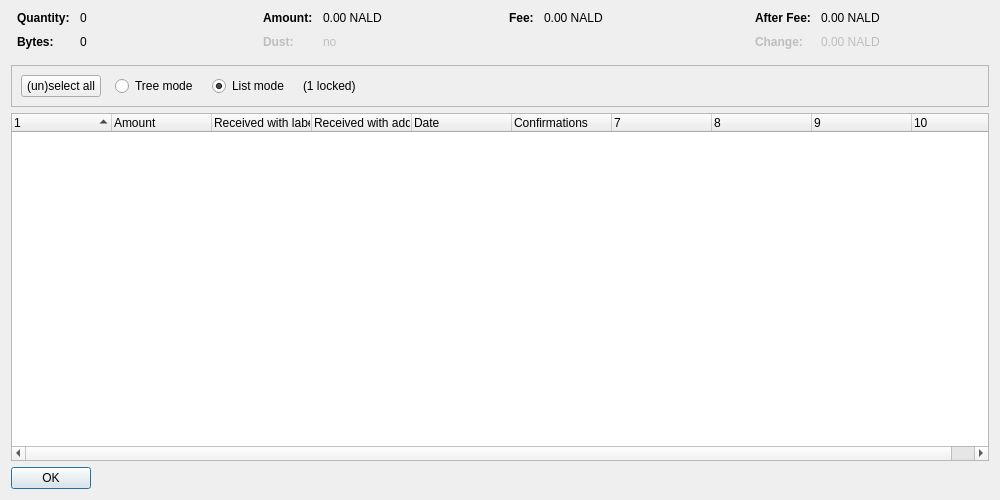
<?xml version="1.0" encoding="UTF-8"?>
<ui version="4.0">
 <class>CoinControlDialog</class>
 <widget class="QDialog" name="CoinControlDialog">
  <property name="geometry">
   <rect>
    <x>0</x>
    <y>0</y>
    <width>1000</width>
    <height>500</height>
   </rect>
  </property>
  <property name="windowTitle">
   <string>Coin Selection</string>
  </property>
  <layout class="QVBoxLayout" name="verticalLayout">
   <item>
    <layout class="QHBoxLayout" name="horizontalLayoutTop" stretch="0,0,0,0">
     <property name="topMargin">
      <number>0</number>
     </property>
     <property name="bottomMargin">
      <number>10</number>
     </property>
     <item>
      <layout class="QFormLayout" name="formLayoutCoinControl1">
       <property name="horizontalSpacing">
        <number>10</number>
       </property>
       <property name="verticalSpacing">
        <number>10</number>
       </property>
       <property name="leftMargin">
        <number>6</number>
       </property>
       <property name="rightMargin">
        <number>6</number>
       </property>
       <item row="0" column="0">
        <widget class="QLabel" name="labelCoinControlQuantityText">
         <property name="font">
          <font>
           <weight>75</weight>
           <bold>true</bold>
          </font>
         </property>
         <property name="text">
          <string>Quantity:</string>
         </property>
        </widget>
       </item>
       <item row="0" column="1">
        <widget class="QLabel" name="labelCoinControlQuantity">
         <property name="cursor">
          <cursorShape>IBeamCursor</cursorShape>
         </property>
         <property name="contextMenuPolicy">
          <enum>Qt::ActionsContextMenu</enum>
         </property>
         <property name="text">
          <string notr="true">0</string>
         </property>
         <property name="textInteractionFlags">
          <set>Qt::LinksAccessibleByMouse|Qt::TextSelectableByKeyboard|Qt::TextSelectableByMouse</set>
         </property>
        </widget>
       </item>
       <item row="1" column="0">
        <widget class="QLabel" name="labelCoinControlBytesText">
         <property name="font">
          <font>
           <weight>75</weight>
           <bold>true</bold>
          </font>
         </property>
         <property name="text">
          <string>Bytes:</string>
         </property>
        </widget>
       </item>
       <item row="1" column="1">
        <widget class="QLabel" name="labelCoinControlBytes">
         <property name="cursor">
          <cursorShape>IBeamCursor</cursorShape>
         </property>
         <property name="contextMenuPolicy">
          <enum>Qt::ActionsContextMenu</enum>
         </property>
         <property name="text">
          <string notr="true">0</string>
         </property>
         <property name="textInteractionFlags">
          <set>Qt::LinksAccessibleByMouse|Qt::TextSelectableByKeyboard|Qt::TextSelectableByMouse</set>
         </property>
        </widget>
       </item>
      </layout>
     </item>
     <item>
      <layout class="QFormLayout" name="formLayoutCoinControl2">
       <property name="horizontalSpacing">
        <number>10</number>
       </property>
       <property name="verticalSpacing">
        <number>10</number>
       </property>
       <property name="leftMargin">
        <number>6</number>
       </property>
       <property name="rightMargin">
        <number>6</number>
       </property>
       <item row="0" column="0">
        <widget class="QLabel" name="labelCoinControlAmountText">
         <property name="font">
          <font>
           <weight>75</weight>
           <bold>true</bold>
          </font>
         </property>
         <property name="text">
          <string>Amount:</string>
         </property>
        </widget>
       </item>
       <item row="0" column="1">
        <widget class="QLabel" name="labelCoinControlAmount">
         <property name="cursor">
          <cursorShape>IBeamCursor</cursorShape>
         </property>
         <property name="contextMenuPolicy">
          <enum>Qt::ActionsContextMenu</enum>
         </property>
         <property name="text">
          <string notr="true">0.00 NALD</string>
         </property>
         <property name="textInteractionFlags">
          <set>Qt::LinksAccessibleByMouse|Qt::TextSelectableByKeyboard|Qt::TextSelectableByMouse</set>
         </property>
        </widget>
       </item>
       <item row="1" column="0">
        <widget class="QLabel" name="labelCoinControlLowOutputText">
         <property name="enabled">
          <bool>false</bool>
         </property>
         <property name="font">
          <font>
           <weight>75</weight>
           <bold>true</bold>
          </font>
         </property>
         <property name="text">
          <string>Dust:</string>
         </property>
        </widget>
       </item>
       <item row="1" column="1">
        <widget class="QLabel" name="labelCoinControlLowOutput">
         <property name="enabled">
          <bool>false</bool>
         </property>
         <property name="cursor">
          <cursorShape>IBeamCursor</cursorShape>
         </property>
         <property name="contextMenuPolicy">
          <enum>Qt::ActionsContextMenu</enum>
         </property>
         <property name="text">
          <string notr="true">no</string>
         </property>
         <property name="textInteractionFlags">
          <set>Qt::LinksAccessibleByMouse|Qt::TextSelectableByKeyboard|Qt::TextSelectableByMouse</set>
         </property>
        </widget>
       </item>
      </layout>
     </item>
     <item>
      <layout class="QFormLayout" name="formLayoutCoinControl3">
       <property name="horizontalSpacing">
        <number>10</number>
       </property>
       <property name="verticalSpacing">
        <number>10</number>
       </property>
       <property name="leftMargin">
        <number>6</number>
       </property>
       <property name="rightMargin">
        <number>6</number>
       </property>
       <item row="0" column="0">
        <widget class="QLabel" name="labelCoinControlFeeText">
         <property name="font">
          <font>
           <weight>75</weight>
           <bold>true</bold>
          </font>
         </property>
         <property name="text">
          <string>Fee:</string>
         </property>
        </widget>
       </item>
       <item row="0" column="1">
        <widget class="QLabel" name="labelCoinControlFee">
         <property name="cursor">
          <cursorShape>IBeamCursor</cursorShape>
         </property>
         <property name="contextMenuPolicy">
          <enum>Qt::ActionsContextMenu</enum>
         </property>
         <property name="text">
          <string notr="true">0.00 NALD</string>
         </property>
         <property name="textInteractionFlags">
          <set>Qt::LinksAccessibleByMouse|Qt::TextSelectableByKeyboard|Qt::TextSelectableByMouse</set>
         </property>
        </widget>
       </item>
      </layout>
     </item>
     <item>
      <layout class="QFormLayout" name="formLayoutCoinControl4">
       <property name="horizontalSpacing">
        <number>10</number>
       </property>
       <property name="verticalSpacing">
        <number>10</number>
       </property>
       <property name="leftMargin">
        <number>6</number>
       </property>
       <property name="rightMargin">
        <number>6</number>
       </property>
       <item row="0" column="0">
        <widget class="QLabel" name="labelCoinControlAfterFeeText">
         <property name="font">
          <font>
           <weight>75</weight>
           <bold>true</bold>
          </font>
         </property>
         <property name="text">
          <string>After Fee:</string>
         </property>
        </widget>
       </item>
       <item row="0" column="1">
        <widget class="QLabel" name="labelCoinControlAfterFee">
         <property name="cursor">
          <cursorShape>IBeamCursor</cursorShape>
         </property>
         <property name="contextMenuPolicy">
          <enum>Qt::ActionsContextMenu</enum>
         </property>
         <property name="text">
          <string notr="true">0.00 NALD</string>
         </property>
         <property name="textInteractionFlags">
          <set>Qt::LinksAccessibleByMouse|Qt::TextSelectableByKeyboard|Qt::TextSelectableByMouse</set>
         </property>
        </widget>
       </item>
       <item row="1" column="0">
        <widget class="QLabel" name="labelCoinControlChangeText">
         <property name="enabled">
          <bool>false</bool>
         </property>
         <property name="font">
          <font>
           <weight>75</weight>
           <bold>true</bold>
          </font>
         </property>
         <property name="text">
          <string>Change:</string>
         </property>
        </widget>
       </item>
       <item row="1" column="1">
        <widget class="QLabel" name="labelCoinControlChange">
         <property name="enabled">
          <bool>false</bool>
         </property>
         <property name="cursor">
          <cursorShape>IBeamCursor</cursorShape>
         </property>
         <property name="contextMenuPolicy">
          <enum>Qt::ActionsContextMenu</enum>
         </property>
         <property name="text">
          <string notr="true">0.00 NALD</string>
         </property>
         <property name="textInteractionFlags">
          <set>Qt::LinksAccessibleByMouse|Qt::TextSelectableByKeyboard|Qt::TextSelectableByMouse</set>
         </property>
        </widget>
       </item>
      </layout>
     </item>
    </layout>
   </item>
   <item>
    <widget class="QFrame" name="frame">
     <property name="minimumSize">
      <size>
       <width>0</width>
       <height>40</height>
      </size>
     </property>
     <property name="frameShape">
      <enum>QFrame::StyledPanel</enum>
     </property>
     <property name="frameShadow">
      <enum>QFrame::Sunken</enum>
     </property>
     <layout class="QHBoxLayout" name="horizontalLayout">
      <item>
       <layout class="QHBoxLayout" name="horizontalLayoutPanel" stretch="0,0,0,0,0">
        <property name="spacing">
         <number>14</number>
        </property>
        <item>
         <widget class="QPushButton" name="pushButtonSelectAll">
          <property name="sizePolicy">
           <sizepolicy hsizetype="Maximum" vsizetype="Fixed">
            <horstretch>0</horstretch>
            <verstretch>0</verstretch>
           </sizepolicy>
          </property>
          <property name="text">
           <string>(un)select all</string>
          </property>
          <property name="autoDefault">
           <bool>false</bool>
          </property>
         </widget>
        </item>
        <item>
         <widget class="QRadioButton" name="radioTreeMode">
          <property name="sizePolicy">
           <sizepolicy hsizetype="Maximum" vsizetype="Fixed">
            <horstretch>0</horstretch>
            <verstretch>0</verstretch>
           </sizepolicy>
          </property>
          <property name="text">
           <string>Tree mode</string>
          </property>
         </widget>
        </item>
        <item>
         <widget class="QRadioButton" name="radioListMode">
          <property name="sizePolicy">
           <sizepolicy hsizetype="Maximum" vsizetype="Fixed">
            <horstretch>0</horstretch>
            <verstretch>0</verstretch>
           </sizepolicy>
          </property>
          <property name="text">
           <string>List mode</string>
          </property>
          <property name="checked">
           <bool>true</bool>
          </property>
         </widget>
        </item>
        <item>
         <widget class="QLabel" name="labelLocked">
          <property name="text">
           <string notr="true">(1 locked)</string>
          </property>
         </widget>
        </item>
        <item>
         <spacer name="horizontalSpacer">
          <property name="orientation">
           <enum>Qt::Horizontal</enum>
          </property>
          <property name="sizeHint" stdset="0">
           <size>
            <width>40</width>
            <height>20</height>
           </size>
          </property>
         </spacer>
        </item>
       </layout>
      </item>
     </layout>
    </widget>
   </item>
   <item>
    <widget class="CoinControlTreeWidget" name="treeWidget">
     <property name="contextMenuPolicy">
      <enum>Qt::CustomContextMenu</enum>
     </property>
     <property name="sortingEnabled">
      <bool>false</bool>
     </property>
     <property name="columnCount">
      <number>10</number>
     </property>
     <attribute name="headerShowSortIndicator" stdset="0">
      <bool>true</bool>
     </attribute>
     <attribute name="headerStretchLastSection">
      <bool>false</bool>
     </attribute>
     <column>
      <property name="text">
       <string/>
      </property>
     </column>
     <column>
      <property name="text">
       <string>Amount</string>
      </property>
     </column>
     <column>
      <property name="text">
       <string>Received with label</string>
      </property>
     </column>
     <column>
      <property name="text">
       <string>Received with address</string>
      </property>
     </column>
     <column>
      <property name="text">
       <string>Date</string>
      </property>
     </column>
     <column>
      <property name="text">
       <string>Confirmations</string>
      </property>
      <property name="toolTip">
       <string>Confirmed</string>
      </property>
     </column>
     <column>
      <property name="text">
       <string/>
      </property>
     </column>
     <column>
      <property name="text">
       <string/>
      </property>
     </column>
     <column>
      <property name="text">
       <string/>
      </property>
     </column>
     <column>
      <property name="text">
       <string/>
      </property>
     </column>
    </widget>
   </item>
   <item>
    <widget class="QDialogButtonBox" name="buttonBox">
     <property name="sizePolicy">
      <sizepolicy hsizetype="Maximum" vsizetype="Fixed">
       <horstretch>0</horstretch>
       <verstretch>0</verstretch>
      </sizepolicy>
     </property>
     <property name="orientation">
      <enum>Qt::Horizontal</enum>
     </property>
     <property name="standardButtons">
      <set>QDialogButtonBox::Ok</set>
     </property>
    </widget>
   </item>
  </layout>
 </widget>
 <customwidgets>
  <customwidget>
   <class>CoinControlTreeWidget</class>
   <extends>QTreeWidget</extends>
   <header>coincontroltreewidget.h</header>
  </customwidget>
 </customwidgets>
 <resources/>
 <connections/>
</ui>
